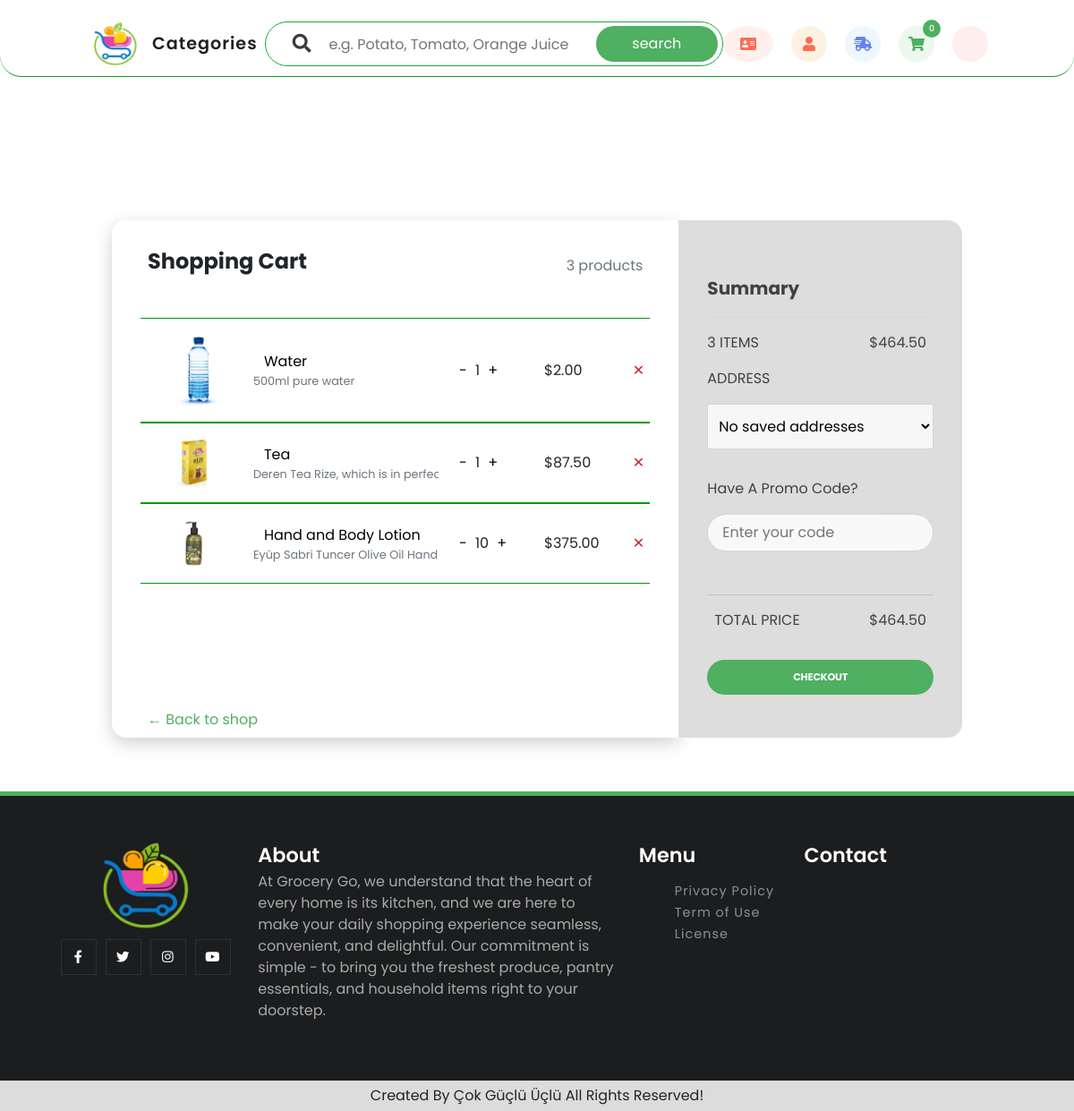
The page /cart/ (signed in) on the database as committed earlier.
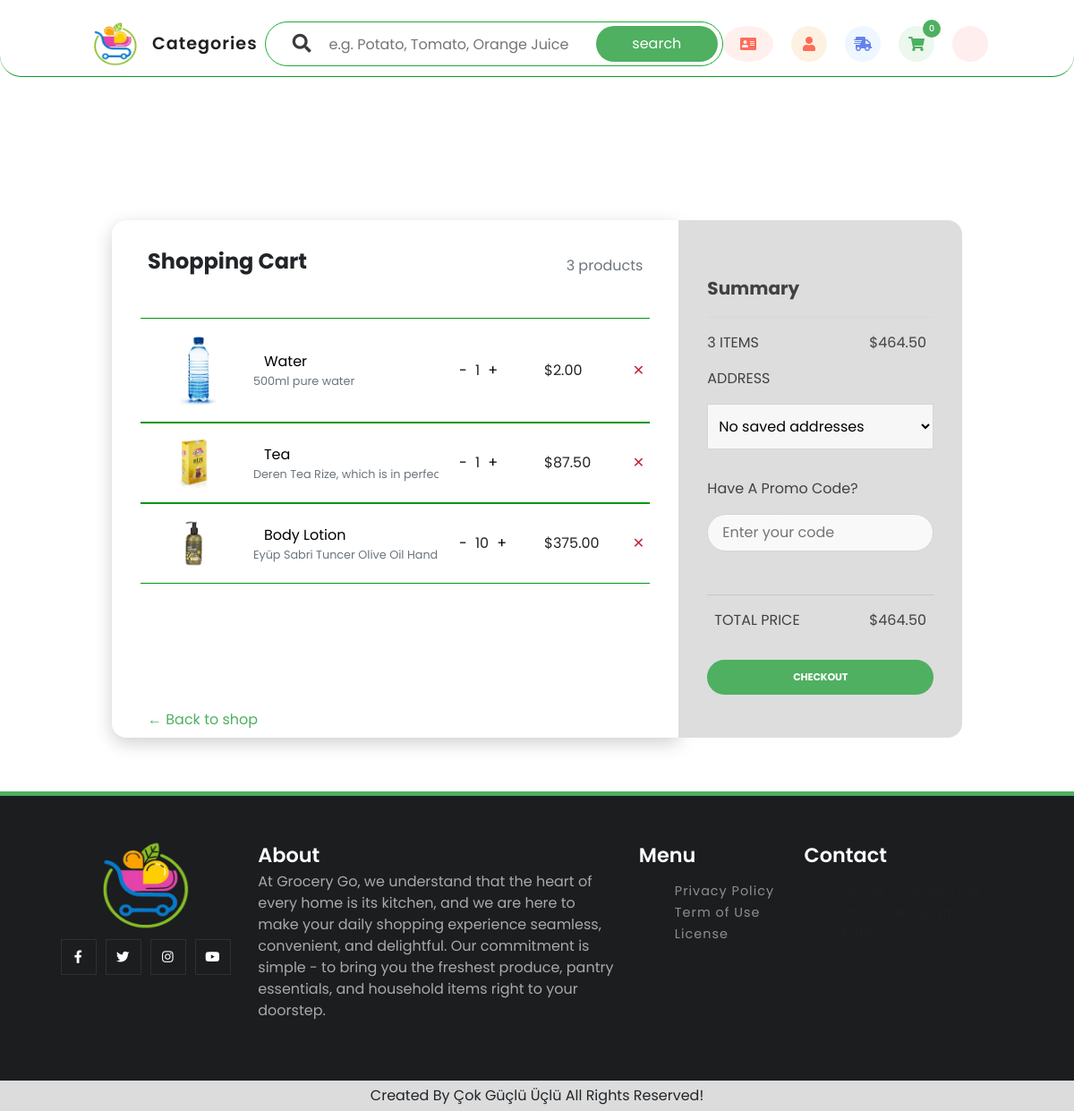
The same page on the database as committed later.
### item/models.py (models this page shows, shortened)
class Product(models.Model):
    name = models.CharField(max_length=100)
    image = models.ImageField(upload_to='product_images', blank=True, null=True)
    price = models.FloatField(null=False, blank=False)
    description = models.TextField()
    slug = models.SlugField(max_length=100, unique=True)

### cart/views.py (the view)
# urls.py: path("", views.cart, name="cart"),
def cart(request):
    customerObj = Customer.objects.get(user=request.user)
    cartObj, created = Cart.objects.get_or_create(customer=customerObj)
    cart_products = get_adjusted_cart_products(cartObj)
    address_list = Adress.objects.filter(customer=customerObj)
    context = {
        "items": cart_products,
        "total_items": len(cart_products),
        "address_list": address_list,
    }
    return render(request, "cart.html", context)

### cart/views.py (called while the page is built)
def get_adjusted_cart_products(cartObj: Cart):
    storage_subquery = (
        StorageProduct.objects.filter(product=OuterRef('product_id'))
        .values('product')
        .annotate(sum_quantity=Sum('quantity'))
        .values('sum_quantity')
    )
    cart_products = (
        CartProduct.objects.filter(cart=cartObj)
        .select_related("product")
        .annotate(
            adjusted_quantity=Case(
                When(quantity__gt=Subquery(storage_subquery), then=Subquery(storage_subquery)),
                default=F("quantity"),
                output_field=IntegerField(),
            )
        )
        .values(
            "product__id",
            "product__name",
            "product__price",
            "product__description",
            "product__slug",
            "product__image",
            "adjusted_quantity",
        )
    )
    return cart_products

### cart/templates/cart.html (shortened to what the changed rows need)
{% extends "layout.html" %}
{% load static %}
{% block content%}
<div class="card">
    {% if items %}
    <div class="row">
        <div class="col-md-8 shopping-cart">
            <div class="products">
            {% for item in items %}
                <div class="product" id="p{{ item.product__id }}">
                    <div class="row main align-items-center">
                        {% get_media_prefix  as MEDIA_PREFIX %}
                        <div class="col-2"><a href="{% url 'item:product' product_slug=item.product__slug %}"><img class="img-fluid" src="{{ MEDIA_PREFIX }}{{ item.product__image }}"></a></div>
                        <div class="col-5">
                            <div class="row"><a href="{% url 'item:product' product_slug=item.product__slug %}">{{ item.product__name }}</a></div>
                            <div id="txt-description" class="row text-muted">{{ item.product__description }}</div>
                        </div>
                        {% if item.adjusted_quantity %}
                        <div class="col-2">
                            <button class="action-button" onclick="decreaseQuantity('p{{ item.product__id }}')">-</button>
                            <span class="quantity">{{ item.adjusted_quantity }}</span>
                            <button class="action-button" onclick="increaseQuantity('p{{ item.product__id }}')">+</button>
                        </div>
                        {% else %}
                        <div class="col-2">
                            <span class="quantity" style="display:none;">0</span>
                            <span style="color:red;">Out of stock</span>
                        </div>
                        {% endif %}
                        <div class="col-2 product-price" price="{{ item.product__price  }}">$ {{ item.product__price  }}</div>
                        <button style="width: fit-content;" class="action-button close-button" onclick="removeItem('p{{ item.product__id }}')">✕</button>
                    </div>
                </div>
            {% endfor %}
            </div>
        </div>
    </div>
    {% else %}
    <div class="row"> <div class="alert alert-warning">Your cart is empty. Please add product.</div>   </div>
    {% endif %}
</div>
{% endblock %}
{% block additionalScripts %}
    <link href="https://stackpath.bootstrapcdn.com/bootstrap/4.3.1/css/bootstrap.min.css" rel="stylesheet">
    <link href="{% static 'css/cart.css' %}" rel="stylesheet">
{% endblock %}

Rows that differ between the two databases and show on the page:
changed Product: product__name "Hand and Body Lotion" → "Body Lotion"
